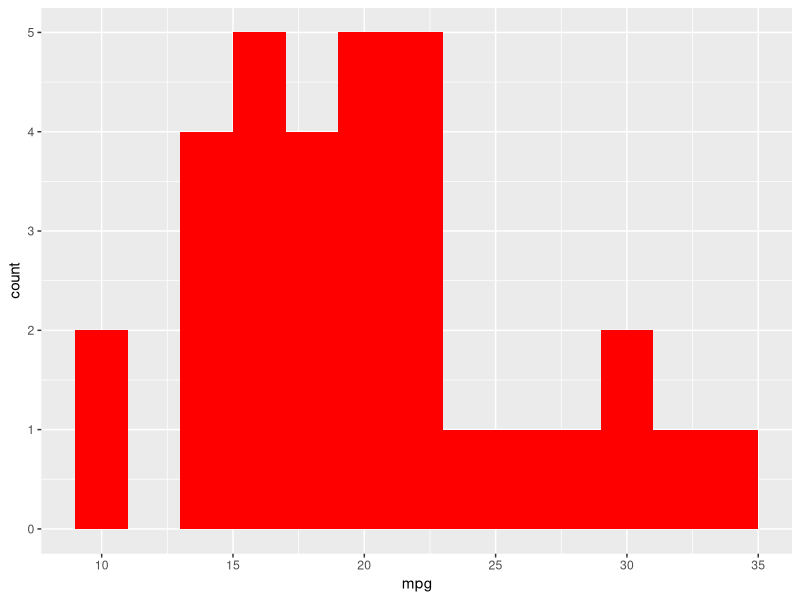

R code for this plot:
## ---- chunk 1
knitr::opts_chunk$set(echo = FALSE)
## ---- chunk 2
data(mtcars)
message("Total number of features:", ncol(mtcars))
message("Total number of observations:", nrow(mtcars))
## ---- chunk 3
library(ggplot2)
ggplot(data=mtcars, aes(x=mpg)) + geom_histogram(binwidth=2, fill='red')
